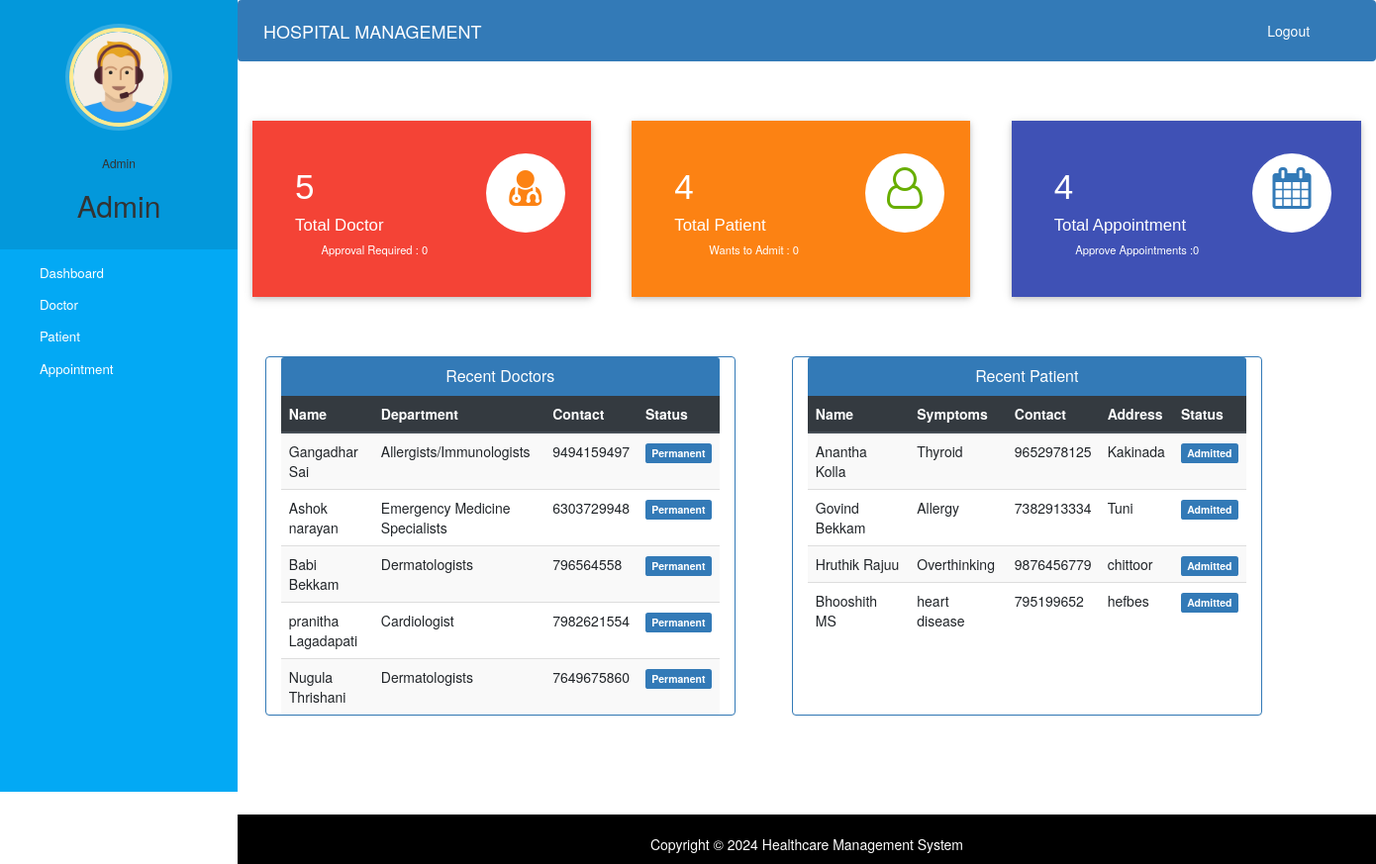
Page /admin-dashboard (signed in) on the committed database.
### hospital/models.py (models this page shows, shortened)
class Doctor(models.Model):
    user=models.OneToOneField(User,on_delete=models.CASCADE)
    profile_pic= models.ImageField(upload_to='profile_pic/DoctorProfilePic/',null=True,blank=True)
    address = models.CharField(max_length=40)
    mobile = models.CharField(max_length=20,null=True)
    department= models.CharField(max_length=50,choices=departments,default='Cardiologist')
    status=models.BooleanField(default=False)
    @property
    def get_name(self):
        return self.user.first_name+" "+self.user.last_name

class Patient(models.Model):
    user=models.OneToOneField(User,on_delete=models.CASCADE)
    profile_pic= models.ImageField(upload_to='profile_pic/PatientProfilePic/',null=True,blank=True)
    address = models.CharField(max_length=40)
    mobile = models.CharField(max_length=20,null=False)
    symptoms = models.CharField(max_length=100,null=False)
    assignedDoctorId = models.PositiveIntegerField(null=True)
    admitDate=models.DateField(auto_now=True)
    status=models.BooleanField(default=False)
    @property
    def get_name(self):
        return self.user.first_name+" "+self.user.last_name

### hospital/views.py (the view)
# urls.py: path('admin-dashboard', views.admin_dashboard_view,name='admin-dashboard'),
@login_required(login_url='adminlogin')
@user_passes_test(is_admin)
def admin_dashboard_view(request):
    doctors=models.Doctor.objects.all().order_by('-id')
    patients=models.Patient.objects.all().order_by('-id')
    doctorcount=models.Doctor.objects.all().filter(status=True).count()
    pendingdoctorcount=models.Doctor.objects.all().filter(status=False).count()
    patientcount=models.Patient.objects.all().filter(status=True).count()
    pendingpatientcount=models.Patient.objects.all().filter(status=False).count()
    appointmentcount=models.Appointment.objects.all().filter(status=True).count()
    pendingappointmentcount=models.Appointment.objects.all().filter(status=False).count()
    mydict={
    'doctors':doctors,
    'patients':patients,
    'doctorcount':doctorcount,
    'pendingdoctorcount':pendingdoctorcount,
    'patientcount':patientcount,
    'pendingpatientcount':pendingpatientcount,
    'appointmentcount':appointmentcount,
    'pendingappointmentcount':pendingappointmentcount,
    }
    return render(request,'hospital/admin_dashboard.html',context=mydict)

### hospital/views.py (called while the page is built)
def is_admin(user):
    return user.groups.filter(name='ADMIN').exists()

### templates/hospital/admin_dashboard.html
{% extends 'hospital/admin_base.html' %}
{% load static %}
{% block content %}
{%include 'hospital/admin_dashboard_cards.html'%}
<br><br><br>
<div class="container">
  <div class="row">
    <div class="panel panel-primary col-md-5" style="margin-left:2%;">
      <div class="panel-heading" style="text-align:center;">
        <h6 class="panel-title">Recent Doctors</h6>
      </div>
      <table class="table table-hover table-striped" id="dev-table">
        <thead class="thead-dark">
          <tr>
            <th>Name</th>
            <th>Department</th>
            <th>Contact</th>
            <th>Status</th>
          </tr>
        </thead>
        {% for d in doctors %}
        <tr>
          <td> {{d.get_name}}</td>
          <td>{{d.department}}</td>
          <td>{{d.mobile}}</td>
          {%if d.status%}
          <td> <span class="label label-primary">Permanent</span></td>
          {% else %}
          <td> <span class="label label-success">On Hold</span></td>
          {% endif %}
        </tr>
        {% endfor %}
      </table>
    </div>
    <div class="panel panel-primary col-md-5" style="margin-left:5%;">
      <div class="panel-heading" style="text-align:center;">
        <h6 class="panel-title">Recent Patient</h6>
      </div>
      <table class="table table-hover table-striped" id="dev-table">
        <thead class="thead-dark">
          <tr>
            <th>Name</th>
            <th>Symptoms</th>
            <th>Contact</th>
            <th>Address</th>
            <th>Status</th>
          </tr>
        </thead>
        {% for p in patients %}
        <tr>
          <td> {{p.get_name}}</td>
          <td>{{p.symptoms}}</td>
          <td>{{p.mobile}}</td>
          <td>{{p.address}}</td>
          {%if p.status%}
          <td> <span class="label label-primary">Admitted</span></td>
          {% else %}
          <td> <span class="label label-success">On Hold</span></td>
          {% endif %}
        </tr>
        {% endfor %}
      </table>
    </div>
  </div>
</div>
{% endblock content %}

### templates/hospital/admin_base.html (shortened to what this page needs)
<!DOCTYPE html>
{% load static %}
<html lang="en">
<head>
  <link rel="stylesheet" href="https://stackpath.bootstrapcdn.com/bootstrap/4.3.1/css/bootstrap.min.css">
  <link rel="stylesheet" href="https://maxcdn.bootstrapcdn.com/font-awesome/4.7.0/css/font-awesome.min.css">
  <link rel="stylesheet" href="{% static '/style.css' %}">
</head>
<body>
  <nav class="menu" tabindex="0">
    <header class="avatar">
      <img src="{% static "images/adminpropic.png" %}" />
      <br><br>
      <h6>Admin</h6>
      <h2>{{request.user.first_name}}</h2>
    </header>
    <ul>
      <li tabindex="0" class="icon-dashboard"> <a style="color:white; text-decoration:none;" href="/admin-dashboard"><span>Dashboard</span></a> </li>
      <li tabindex="0" class="icon-customers"> <a style="color:white; text-decoration:none;" href="/admin-doctor"><span>Doctor</span></a></li>
      <li tabindex="0" class="icon-users"> <a style="color:white; text-decoration:none;" href="/admin-patient"><span>Patient</span></a></li>
      <li tabindex="0" class="icon-calendar"> <a style="color:white; text-decoration:none;" href="/admin-appointment"><span>Appointment</span></a></li>
    </ul>
  </nav>
  <main>
    <div class="bs-example">
      <nav class="navbar navbar-expand-md  navbar-dark fixed-top" style="background:#337AB7;">
        <a href="/admin-dashboard" class="navbar-brand">HOSPITAL MANAGEMENT</a>
        <div class="collapse navbar-collapse justify-content-between" id="navbarCollapse">
          <div class="navbar-nav" style=" margin-left: 90%;">
           <a href="{% url 'logout' %}" style="color: white; text-decoration: none;">Logout</a>
          </div>
        </div>
      </nav>
    </div>
    <br><br>
    {% block content %}
    {% endblock content %}
    <br><br><br><br>
    <footer>
      <br>
      <div class="container">
        <div class="row">
          <div class="col-md-12 col-sm-12">
            <div style="color:#ffffff;" class="wow fadeInUp footer-copyright">
              <p>
                Copyright &copy; 2024 Healthcare Management System </p>
            </div>
          </div>
        </div>
      </div>
    </footer>
  </main>
</body>
</html>

### static/style.css (style rules this page uses)
body { padding-left: 240px; }
main { position: relative; height: 100vh; }
.menu { background: #5bc995; height: 100vh; width: 240px; position: fixed; top: 0px; left: 0; z-index: 5; outline: none; }
.menu .avatar { background: rgba(0, 0, 0, 0.1); padding: 2em 0.5em; text-align: center; }
.menu .avatar img { width: 100px; border-radius: 50%; overflow: hidden; border: 4px solid #ffea92; box-shadow: 0 0 0 4px rgba(255, 255, 255, 0.2); }
.menu .avatar h2 { font-weight: normal; margin-bottom: 0; }
.menu ul { list-style: none; padding: 0.5em 0; margin: 0; }
.menu ul li { padding: 0.5em 1em 0.5em 3em; font-size: 0.95em; font-weight: regular; background-repeat: no-repeat; background-position: left 15px center; background-size: auto 20px; transition: all 0.15s linear; cursor: pointer; }
.menu ul li.icon-dashboard { background-image: url("http://www.entypo.com/images//gauge.svg"); }
.menu ul li.icon-customers { background-image: url("http://www.entypo.com/images//briefcase.svg"); }
.menu ul li.icon-users { background-image: url("http://www.entypo.com/images//users.svg"); }
.menu ul li.icon-calendar { background-image: url("http://www.entypo.com/images//calendar.svg"); }

### templates/hospital/admin_base.html (style rules this page uses)
a:link { text-decoration: none; }
a { color: white; }
footer { padding: 0px 0px 0px 0px; background-color: black; margin: 0px; }
p { text-align: center; }
body { padding-left: 240px; }
main { position: relative; height: 100vh; }
.menu { background: #03a9f4; height: 100vh; width: 240px; position: fixed; top: 0px; left: 0; z-index: 5; outline: none; }
.menu .avatar { background: rgba(0, 0, 0, 0.1); padding: 2em 0.5em; text-align: center; }
.menu .avatar img { width: 100px; border-radius: 50%; overflow: hidden; border: 4px solid #ffea92; box-shadow: 0 0 0 4px rgba(255, 255, 255, 0.2); }
.menu .avatar h2 { font-weight: normal; margin-bottom: 0; }
.menu ul { list-style: none; padding: 0.5em 0; margin: 0; }
.menu ul li { padding: 0.5em 1em 0.5em 3em; font-size: 0.95em; font-weight: regular; background-repeat: no-repeat; background-position: left 15px center; background-size: auto 20px; transition: all 0.15s linear; cursor: pointer; }
.menu ul li.icon-dashboard { background-image: url("http://www.entypo.com/images//gauge.svg"); }
.menu ul li.icon-customers { background-image: url("http://www.entypo.com/images//briefcase.svg"); }
.menu ul li.icon-users { background-image: url("http://www.entypo.com/images//users.svg"); }
.menu ul li.icon-calendar { background-image: url("http://www.entypo.com/images//calendar.svg"); }

### rows in the picture
Doctor: get_name "Gangadhar Sai", department "Allergists/Immunologists", mobile "9494159497", status "Permanent"
Doctor: get_name "Ashok narayan", department "Emergency Medicine Specialists", mobile "6303729948", status "Permanent"
Doctor: get_name "Babi Bekkam", department "Dermatologists", mobile "796564558", status "Permanent"
Doctor: get_name "pranitha Lagadapati", department "Cardiologist", mobile "7982621554", status "Permanent"
Doctor: get_name "Nugula Thrishani", department "Dermatologists", mobile "7649675860", status "Permanent"
Patient: get_name "Anantha Kolla", symptoms "Thyroid", mobile "9652978125", address "Kakinada", status "Admitted"
Patient: get_name "Govind Bekkam", symptoms "Allergy", mobile "7382913334", address "Tuni", status "Admitted"
Patient: get_name "Hruthik Rajuu", symptoms "Overthinking", mobile "9876456779", address "chittoor", status "Admitted"
Patient: get_name "Bhooshith MS", symptoms "heart disease", mobile "795199652", address "hefbes", status "Admitted"

### other values in the picture
{{ request.user.first_name }} "Admin"
{{ doctorcount }} "5"
{{ pendingdoctorcount }} "0"
{{ patientcount }} "4"
{{ pendingpatientcount }} "0"
{{ appointmentcount }} "4"
{{ pendingappointmentcount }} "0"
